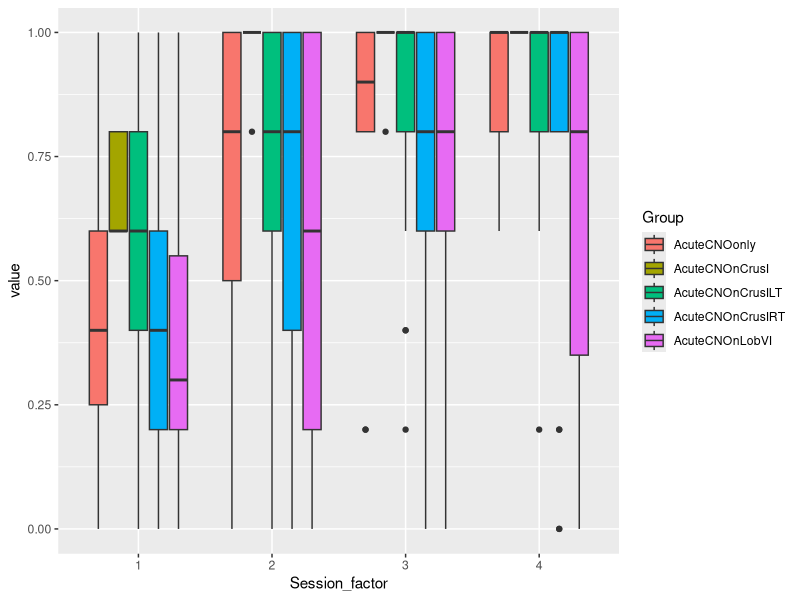
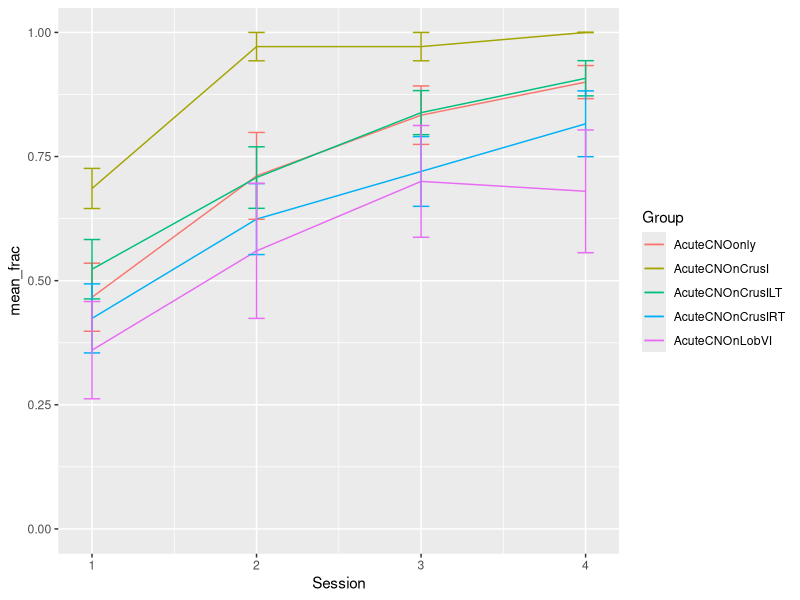
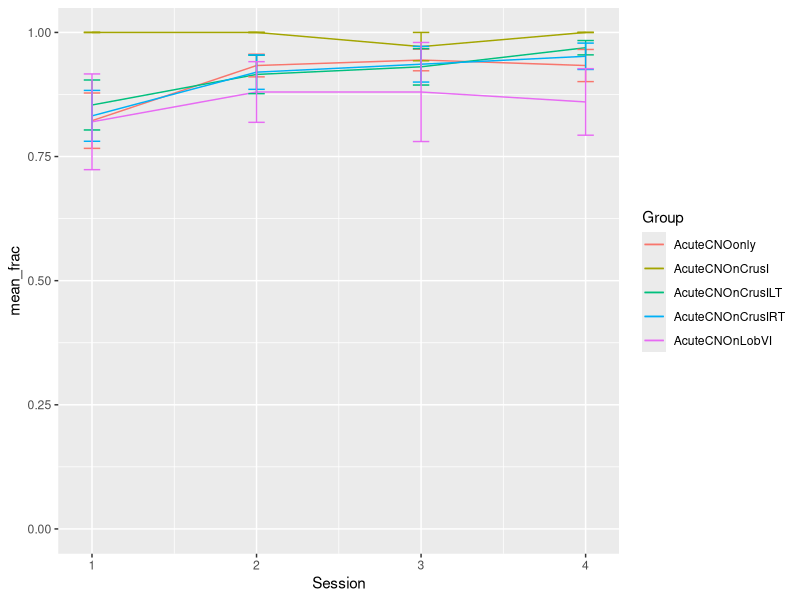
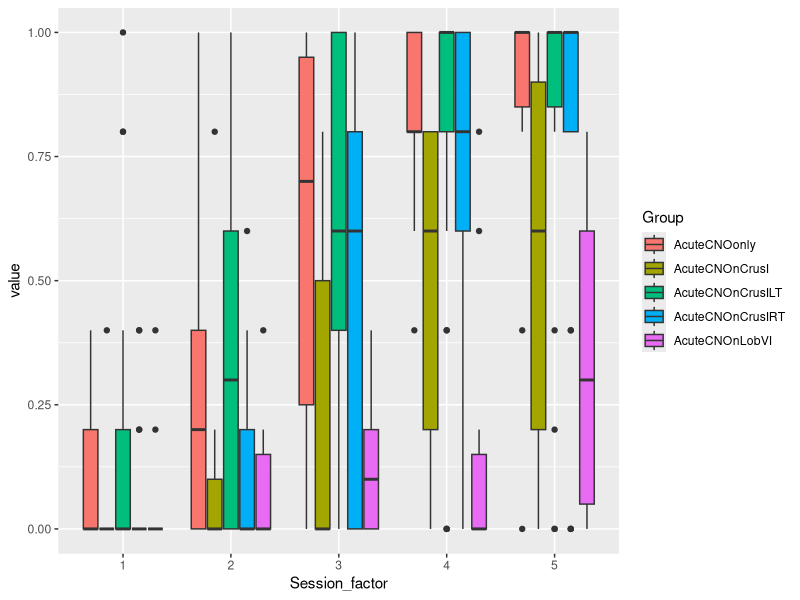
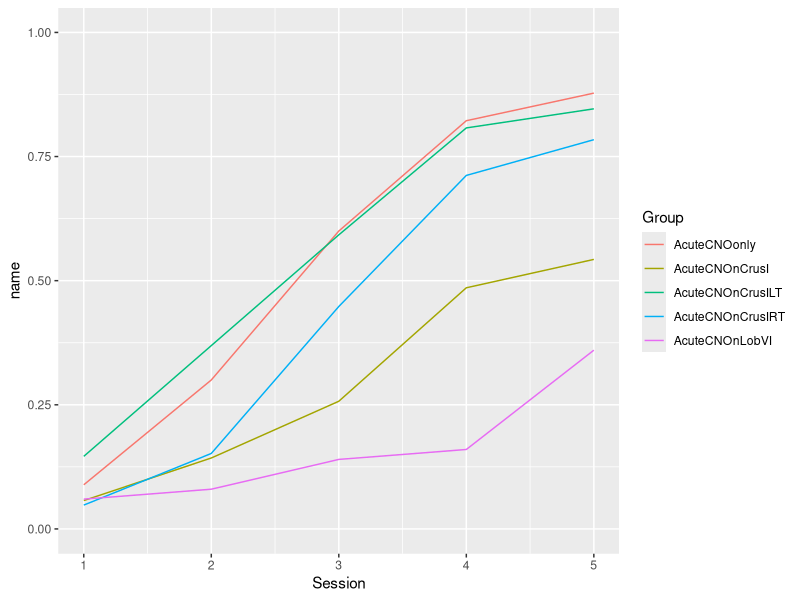
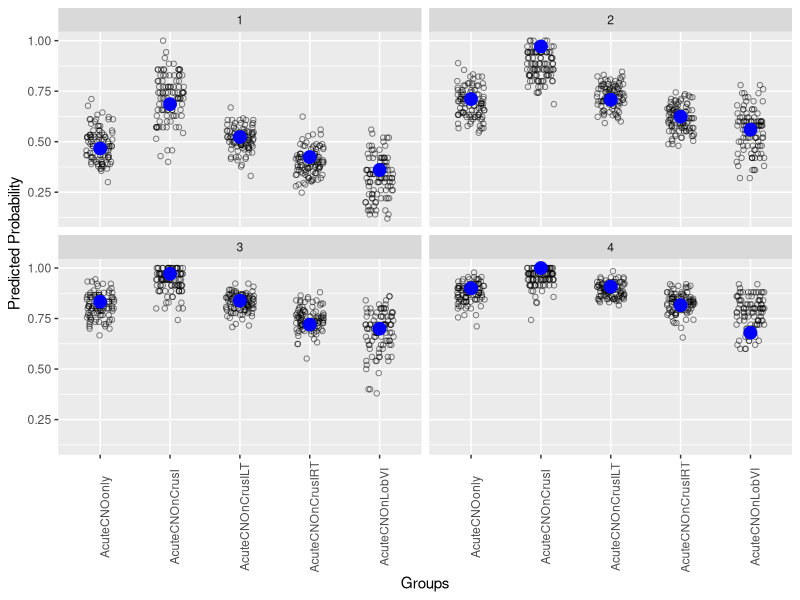
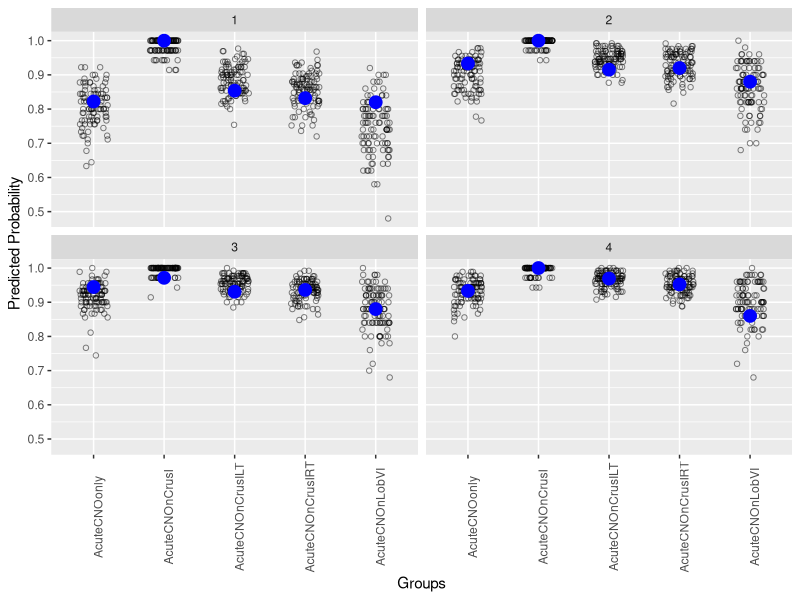
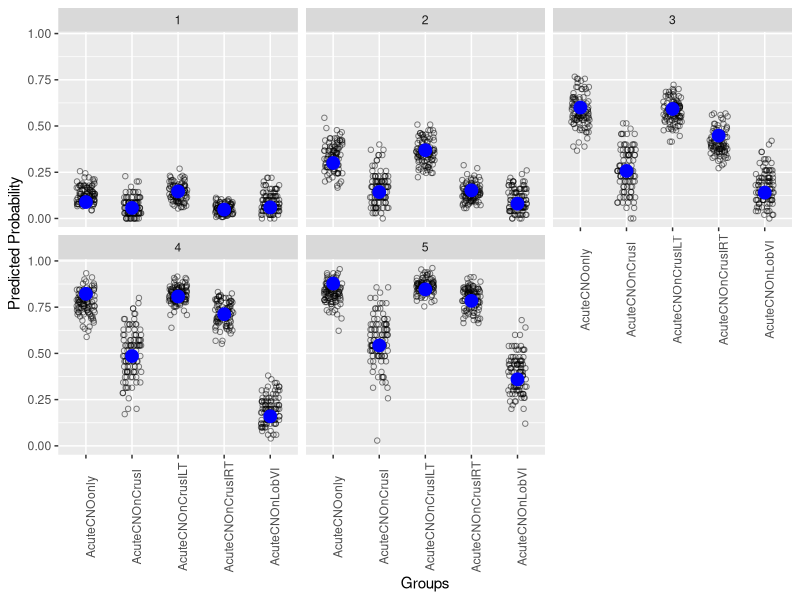

Source code (R) for these figures, in order:
# analyze Y-maze learning experiment

require(ggplot2)
require(GGally)
require(reshape2)
require(lme4)
require(compiler)
require(parallel)
require(boot)
require(lattice)
library(dplyr) 
library(forcats)
library(multcomp)
library(plotrix)

# load data
my_data <- read.table("Allmice_modified.txt", sep="\t", header = TRUE)
my_data <- my_data[,c(2,5:18)]
my_data <- melt(my_data, id=c("Group","ID"))

# split variable names to separate day and session
dat1 <- data.frame(do.call(rbind, strsplit(as.vector(my_data$variable), split = "\\.\\.s")))
names(dat1) <- c("Day","Session")
my_data <- cbind(my_data[c(1,2,4)],dat1)

# convert percent to fractions
my_data$value <- my_data$value/100

# add column with total trials
my_data$totals = 5

# convert predictor variables to factors
my_data <- within(my_data, {
  Group <- factor(Group)
  Session_factor <- factor(Session)
  Session <- as.numeric(Session)
})

# combine data from group CNO only (there is an additional white space)
my_data$Group <- my_data$Group %>% fct_collapse(AcuteCNOonly = c("AcuteCNOonly","AcuteCNOonly "))

# change order of factor levels for group
my_data$Group <- factor(my_data$Group, levels = c("AcuteCNOonly","AcuteCNOnCrusI","AcuteCNOnCrusILT","AcuteCNOnCrusIRT","AcuteCNOnLobVI"))

# create new column for mouse id such that the ids are unique
my_data$Mouse.ID <- with(my_data, interaction(Group, ID))

# check if there is one measurement for each session for each mouse
t = table(droplevels(my_data)$Mouse.ID)
any(t != 13)

# --- visualize data ---#
data_acq_day1 <- my_data[my_data$Day == "acqday1",]
data_acq_day2 <- my_data[my_data$Day == "acqday2",]
data_rev <- my_data[my_data$Day == "rev",]

# acquisition day 1 and 2
ggplot(data_acq_day1,aes(x = Session_factor,y = value,fill = Group)) +
  geom_boxplot()

ad1 <- data_acq_day1 %>% 
  group_by(Group,Session) %>% 
  summarise_at(
    vars(value),
    list(mean_frac = mean, sem_frac = std.error)
  )

ad2 <- data_acq_day2 %>% 
  group_by(Group,Session) %>% 
  summarise_at(
    vars(value),
    list(mean_frac = mean, sem_frac = std.error)
  )

ggplot(ad1,aes(x = Session,y = mean_frac, group = Group)) +
  geom_line(aes(color = Group)) + 
  geom_errorbar(data=ad1, mapping=aes(x=Session, ymin=mean_frac-sem_frac, ymax=mean_frac+sem_frac,color=Group), width = 0.1) +
  ylim(0,1)

ggplot(ad2,aes(x = Session,y = mean_frac, group = Group)) +
  geom_line(aes(color = Group)) + 
  geom_errorbar(data=ad2, mapping=aes(x=Session, ymin=mean_frac-sem_frac, ymax=mean_frac+sem_frac,color=Group), width = 0.1) +
  ylim(0,1)

# reversal
ggplot(data_rev,aes(x = Session_factor,y = value,fill = Group)) +
  geom_boxplot()

rev <- data_rev %>% 
  group_by(Group,Session) %>% 
  summarise_at(
    vars(value),
    list(name = mean)
  )

ggplot(rev,aes(x = Session,y = name, group = Group)) +
  geom_line(aes(color = Group)) + 
  ylim(0,1)

# --- acquisition day 1 ---#

## GLMM models
# session as factor
m1day1 <- glmer(value ~ Group + Session_factor + (1 | Mouse.ID), data = data_acq_day1,
           family = binomial, weights = totals, control = glmerControl(optimizer = "bobyqa"),
           nAGQ = 10)
summary(m1day1, corr = FALSE)

m2day1 <- glmer(value ~ Group*Session_factor + (1 | Mouse.ID), data = data_acq_day1,
           family = binomial, weights = totals,control = glmerControl(optimizer = "bobyqa"),
           nAGQ = 50) # warnings!
summary(m2day1, corr = FALSE) # huge std error for bilateral crus I:session 4 due to quasi-complete separation!

# session as quantitative variable
m3day1 <- glmer(value ~ Group + Session + (1 | Mouse.ID), data = data_acq_day1,
                family = binomial, weights = totals, control = glmerControl(optimizer = "bobyqa"),
                nAGQ = 10)
summary(m3day1, corr = FALSE)

# with random slope
m4day1 <- glmer(value ~ Group + Session + (1 + Session | Mouse.ID), data = data_acq_day1,
                family = binomial, weights = totals, control = glmerControl(optimizer = "bobyqa"))
summary(m4day1, corr = FALSE)

## model selection

# LRT
anova(m2day1,m1day1,test="Chisq") # m2day1 has larger AIC and is not significantly better

drop1(m1day1,test="Chisq") # significant contribution of Group and Session_factor
drop1(m2day1,test="Chisq") # no significant change by adding interactions

AIC(m1day1) # 635
AIC(m2day1) # 659
AIC(m3day1) # 637
AIC(m4day1) # 934
# --> use model m1day1 (lowest AIC)

# plot simulated values using model fit
m = m1day1
sim <- simulate(m, nsim = 100)
obs <- aggregate(data_acq_day1$value, by = list(group = data_acq_day1$Group, session = data_acq_day1$Session), mean)

s_p <- lapply(sim, aggregate,
              by = list(group = data_acq_day1$Group, session = data_acq_day1$Session),
              mean)
s_df <- do.call(rbind, s_p)

ggplot() +
  geom_jitter(aes(y = x, x = group), data = s_df, 
              width = 0.2, height = 0, shape = 1, alpha = 1/2) +
  geom_point(aes(y = x, x = group), data = obs, 
             size = 4, color = "blue") +
  facet_wrap(~session) +
  labs(x = "Groups", y = "Predicted Probability") +
  theme(axis.text.x = element_text(angle = 90))

## Posthoc test 
summary(glht(m1day1, mcp(Group="Dunnett")))
# Estimate Std. Error z value Pr(>|z|)
# AcuteCNOnCrusI - AcuteCNOonly == 0     1.5429     0.7309   2.111    0.116
# AcuteCNOnCrusILT - AcuteCNOonly == 0   0.1789     0.4769   0.375    0.989
# AcuteCNOnCrusIRT - AcuteCNOonly == 0  -0.4780     0.4802  -0.995    0.731
# AcuteCNOnLobVI - AcuteCNOonly == 0    -0.8678     0.6112  -1.420    0.434

# --> no significant differences between the groups and CNO only for acquisition day 1

# --- acquisition day 2 ---#
## GLMM models

# session as factor
m1day2 <- glmer(value ~ Group + Session_factor + (1 | Mouse.ID), data = data_acq_day2,
                family = binomial, weights = totals, control = glmerControl(optimizer = "bobyqa"),
                nAGQ = 10)
summary(m1day2, corr = FALSE)

m2day2 <- glmer(value ~ Group*Session_factor + (1 | Mouse.ID), data = data_acq_day2,
                family = binomial, weights = totals,control = glmerControl(optimizer = "bobyqa"),
                nAGQ = 50) # warnings!
summary(m2day2, corr = FALSE) # huge std errors due to quasi-complete separation!

# session as quantitative variable
m3day2 <- glmer(value ~ Group + Session + (1 | Mouse.ID), data = data_acq_day2,
                family = binomial, weights = totals, control = glmerControl(optimizer = "bobyqa"),
                nAGQ = 10)
summary(m3day2, corr = FALSE)

# with random slope
m4day2 <- glmer(value ~ Group + Session + (1 + Session | Mouse.ID), data = data_acq_day2,
                family = binomial, weights = totals, control = glmerControl(optimizer = "bobyqa"))
summary(m4day2, corr = FALSE)

m5day2 <- glmer(value ~ Group*Session + (1 | Mouse.ID), data = data_acq_day2,
                family = binomial, weights = totals, control = glmerControl(optimizer = "bobyqa"),
                nAGQ = 10)
summary(m5day2, corr = FALSE)

## model selection

# LRT
anova(m2day2,m1day2,test="Chisq") # m2day2 has larger AIC and is not significantly better
anova(m5day2,m3day2,test="Chisq") # m5day2 has larger AIC and is not significantly better

AIC(m1day2) # 334
AIC(m2day2) # 348
AIC(m3day2) # 336
AIC(m4day2) # 485
AIC(m5day2) # 337
# --> use model m1day2

drop1(m1day2,test="Chisq") # significant contribution of Session, no significant contribution of Group

m1bday2 <- glmer(value ~ Session_factor + (1 | Mouse.ID), data = data_acq_day2,
                family = binomial, weights = totals, control = glmerControl(optimizer = "bobyqa"),
                nAGQ = 10)
summary(m1bday2, corr = FALSE)
AIC(m1bday2) # 334
# --> best models: m1day2 and m1bday2 (with no main effect of groups!)

# plot simulated values using model fit
m = m1day2
sim <- simulate(m, nsim = 100)
obs <- aggregate(data_acq_day2$value, by = list(group = data_acq_day2$Group, session = data_acq_day2$Session), mean)

s_p <- lapply(sim, aggregate,
              by = list(group = data_acq_day2$Group, session = data_acq_day2$Session),
              mean)
s_df <- do.call(rbind, s_p)

ggplot() +
  geom_jitter(aes(y = x, x = group), data = s_df, 
              width = 0.2, height = 0, shape = 1, alpha = 1/2) +
  geom_point(aes(y = x, x = group), data = obs, 
             size = 4, color = "blue") +
  facet_wrap(~session) +
  labs(x = "Groups", y = "Predicted Probability") +
  theme(axis.text.x = element_text(angle = 90))
# --> model m1day2 fits data a lot better than m1bday2 and since they have a very similar AIC, we use m1day2

# Posthoc test 
summary(glht(m1day2, mcp(Group="Dunnett")))
# Estimate Std. Error z value Pr(>|z|)
# AcuteCNOnCrusI - AcuteCNOonly == 0     3.1940     1.5490   2.062    0.133
# AcuteCNOnCrusILT - AcuteCNOonly == 0   0.6742     0.7274   0.927    0.786
# AcuteCNOnCrusIRT - AcuteCNOonly == 0   0.3816     0.7185   0.531    0.963
# AcuteCNOnLobVI - AcuteCNOonly == 0    -0.5326     0.8736  -0.610    0.941

# --> no significant differences between groups for acquisition day 2

# --- reversal ---#

## GLMM models
# session as factor
m1 <- glmer(value ~ Group + Session_factor + (1 | Mouse.ID), data = data_rev,
            family = binomial, weights = totals, control = glmerControl(optimizer = "bobyqa"),
            nAGQ = 10)
summary(m1, corr = FALSE)

m2 <- glmer(value ~ Group*Session_factor + (1 | Mouse.ID), data = data_rev,
            family = binomial, weights = totals,control = glmerControl(optimizer = "bobyqa"),
            nAGQ = 10)
summary(m2, corr = FALSE)

# session as quantitative variable
m3 <- glmer(value ~ Group + Session + (1 | Mouse.ID), data = data_rev,
            family = binomial, weights = totals, control = glmerControl(optimizer = "bobyqa"),
            nAGQ = 10)
summary(m3, corr = FALSE)

# with random slope
m4 <- glmer(value ~ Group + Session + (1 + Session | Mouse.ID), data = data_rev,
            family = binomial, weights = totals, control = glmerControl(optimizer = "bobyqa"))
summary(m4, corr = FALSE)

## model selection

# LRT
anova(m2,m1,test="Chisq") # m2 has larger AIC, but is significantly better

drop1(m2,test="Chisq") # significant contribution of interaction term
drop1(m1,test="Chisq") # significant contribution of Group and Session_factor

AIC(m1) # 803
AIC(m2) # 804
AIC(m3) # 814
AIC(m4) # 1053
# --> both model m1 and m2 seem to be good

# plot simulated values using model fit
m = m2
sim <- simulate(m, nsim = 100)
obs <- aggregate(data_rev$value, by = list(group = data_rev$Group, session = data_rev$Session), mean)

s_p <- lapply(sim, aggregate,
              by = list(group = data_rev$Group, session = data_rev$Session),
              mean)
s_df <- do.call(rbind, s_p)

ggplot() +
  geom_jitter(aes(y = x, x = group), data = s_df, 
              width = 0.2, height = 0, shape = 1, alpha = 1/2) +
  geom_point(aes(y = x, x = group), data = obs, 
             size = 4, color = "blue") +
  facet_wrap(~session) +
  labs(x = "Groups", y = "Predicted Probability") +
  theme(axis.text.x = element_text(angle = 90))
# model m2 gives better fit, as expected, but model m1 also looks okay

## Posthoc analysis 
summary(glht(m1, mcp(Group="Dunnett"))) 
# Estimate Std. Error z value Pr(>|z|)    
# AcuteCNOnCrusI - AcuteCNOonly == 0    -2.0417     0.8145  -2.507   0.0441 *  
# AcuteCNOnCrusILT - AcuteCNOonly == 0   0.1183     0.5518   0.214   0.9987    
# AcuteCNOnCrusIRT - AcuteCNOonly == 0  -0.9105     0.5563  -1.637   0.3042    
# AcuteCNOnLobVI - AcuteCNOonly == 0    -3.2609     0.7341  -4.442   <0.001 ***
# --> significant difference between bilateral crus I and CNO only, as well as between lobule VI and CNO only

# testing significant differences between groups for each session
data_rev$groupses <- interaction(data_rev$Group, data_rev$Session)
model_posthoc <- glmer(value ~ groupses + (1 | Mouse.ID), data = data_rev, 
                       family = binomial, weights = totals, control = glmerControl(optimizer = "bobyqa"),
                       nAGQ = 10)
summary(model_posthoc)
contrasts <- c("AcuteCNOnCrusI.1 - AcuteCNOonly.1 = 0",
               "AcuteCNOnCrusILT.1 - AcuteCNOonly.1 = 0",
               "AcuteCNOnCrusIRT.1 - AcuteCNOonly.1 = 0",
               "AcuteCNOnLobVI.1 - AcuteCNOonly.1 = 0",
               "AcuteCNOnCrusI.2 - AcuteCNOonly.2 = 0",
               "AcuteCNOnCrusILT.2 - AcuteCNOonly.2 = 0",
               "AcuteCNOnCrusIRT.2 - AcuteCNOonly.2 = 0",
               "AcuteCNOnLobVI.2 - AcuteCNOonly.2 = 0",
               "AcuteCNOnCrusI.3 - AcuteCNOonly.3 = 0",
               "AcuteCNOnCrusILT.3 - AcuteCNOonly.3 = 0",
               "AcuteCNOnCrusIRT.3 - AcuteCNOonly.3 = 0",
               "AcuteCNOnLobVI.3 - AcuteCNOonly.3 = 0",
               "AcuteCNOnCrusI.4 - AcuteCNOonly.4 = 0",
               "AcuteCNOnCrusILT.4 - AcuteCNOonly.4 = 0",
               "AcuteCNOnCrusIRT.4 - AcuteCNOonly.4 = 0",
               "AcuteCNOnLobVI.4 - AcuteCNOonly.4 = 0",
               "AcuteCNOnCrusI.5 - AcuteCNOonly.5 = 0",
               "AcuteCNOnCrusILT.5 - AcuteCNOonly.5 = 0",
               "AcuteCNOnCrusIRT.5 - AcuteCNOonly.5 = 0",
               "AcuteCNOnLobVI.5 - AcuteCNOonly.5 = 0")
H <- glht(model_posthoc, linfct = mcp(groupses = contrasts),test = adjusted("holm"))
summary(H) # warnings

# AcuteCNOnLobVI.3 - AcuteCNOonly.3 == 0   -2.93424    0.88577  -3.313  0.01499 *  
# AcuteCNOnLobVI.4 - AcuteCNOonly.4 == 0   -4.07403    0.89351  -4.560  < 0.001 ***
# AcuteCNOnLobVI.5 - AcuteCNOonly.5 == 0   -3.19499    0.86616  -3.689  0.00386 ** 
# --> significant differences between lobule VI compared to CNO only on session 3, 4 and 5

# plot simulated values using model fit
m = model_posthoc
sim <- simulate(m, nsim = 100)
obs <- aggregate(data_rev$value, by = list(group = data_rev$Group, session = data_rev$Session), mean)

s_p <- lapply(sim, aggregate,
              by = list(group = data_rev$Group, session = data_rev$Session),
              mean)
s_df <- do.call(rbind, s_p)

ggplot() +
  geom_jitter(aes(y = x, x = group), data = s_df, 
              width = 0.2, height = 0, shape = 1, alpha = 1/2) +
  geom_point(aes(y = x, x = group), data = obs, 
             size = 4, color = "blue") +
  facet_wrap(~session) +
  labs(x = "Groups", y = "Predicted Probability") +
  theme(axis.text.x = element_text(angle = 90))
